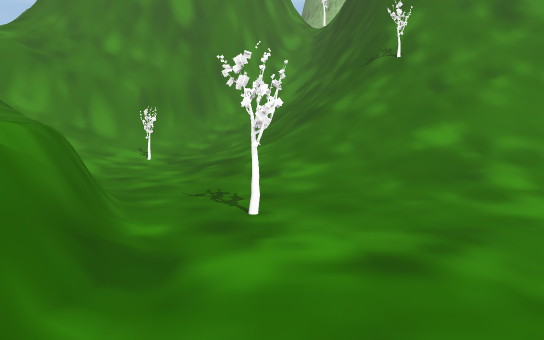
[1] (above)

15 first-person views from a walk through a Unity game level. The camera is 1.3 m above the floor, tilts 4° down and sees 70° across. The floor is counted in squares, 2 m on a side. Each view is taken from the middle of a square. On the plan, view 1 faces up. The plan holds only what a view shows up to about 11 squares ahead; the rest is blank. The place goes on beyond the plan. The player is left out. Some animated figures are left out. Some surface patterns are stand-ins.

[2]
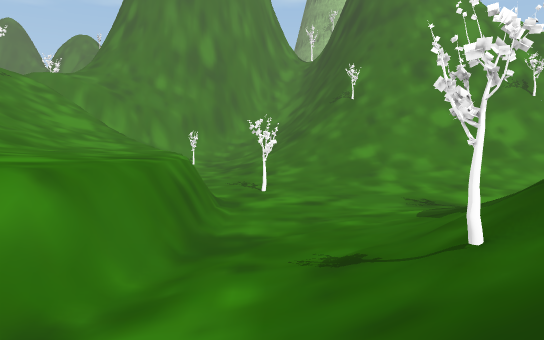

[3]
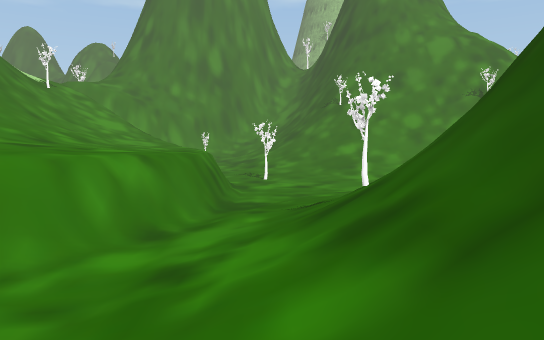

[4]
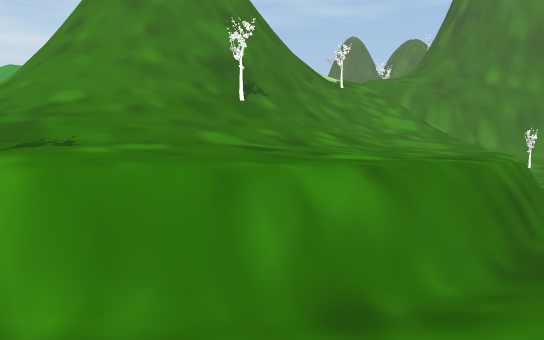

[5]
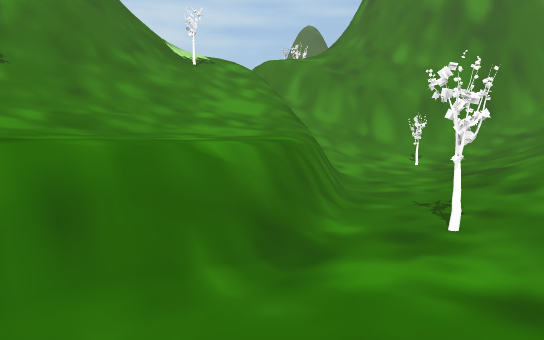

[6]
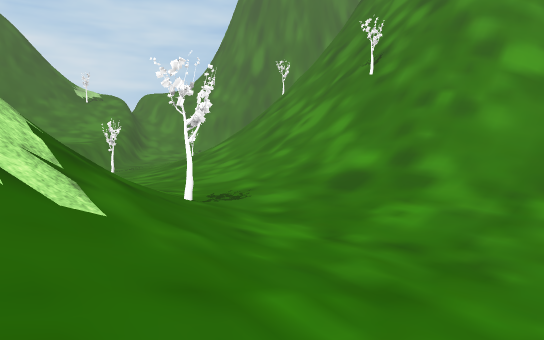

[7]
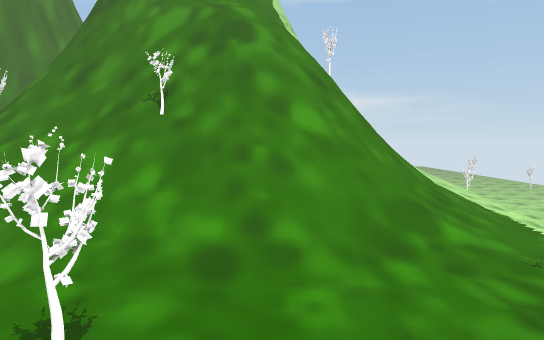

[8]
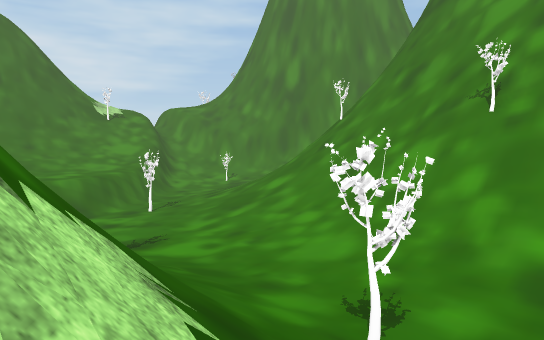

[9]
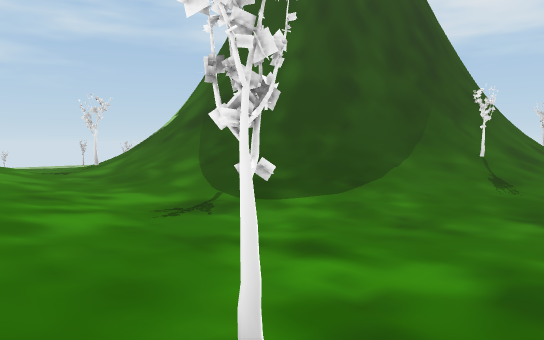

[10]
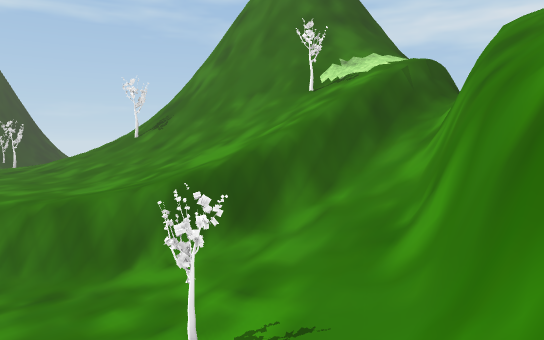

[11]
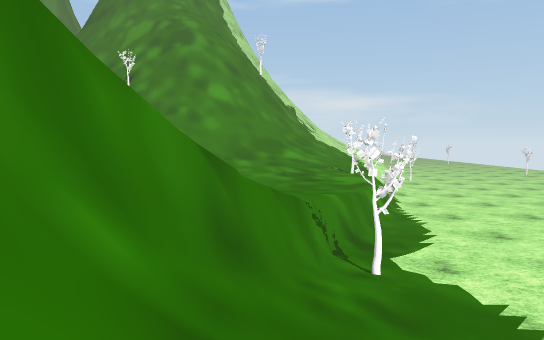

[12]
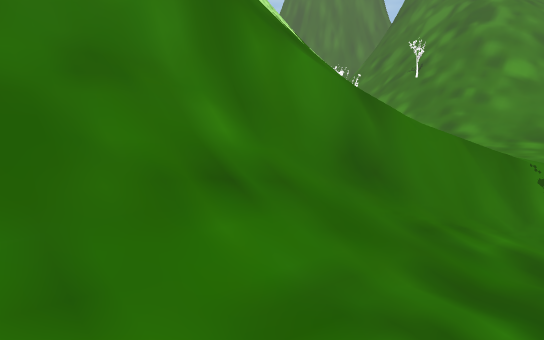

[13]
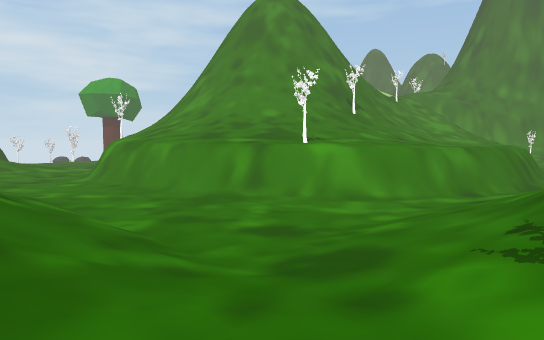

[14]
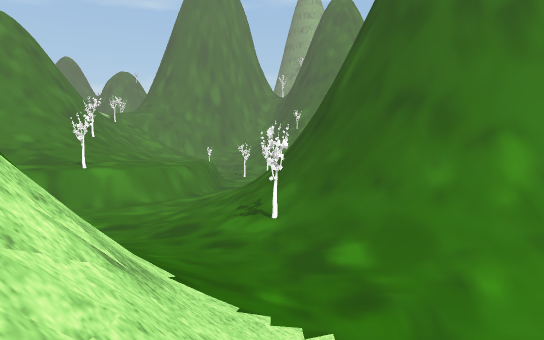

[15]
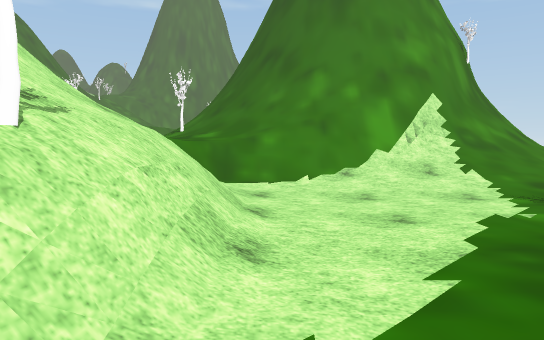

### Floor plan
Key: @ floor where view 1 was taken; # wall or solid block; . main floor; : floor 0.25 m higher than the main floor; + floor 0.5 m higher than the main floor; * floor 0.75 m higher than the main floor; - floor 0.75 m lower than the main floor; % floor 1 m higher than the main floor; _ floor 1 m lower than the main floor; & floor 3.75 m higher than the main floor; $ floor 4.5 m higher than the main floor; / step, stairs or slope; = window, fence, low wall or low ledge; ^ raised ledge; T tree; O other object.
Columns run from 11 left of view 1 to 11 right of it. Each row starts with its distance up from view 1.
  9         ##///##
  8     ^####%///###     #
  7    /$////T*//&###   ##/
  6    #^^^=*++////=#####//
  5     ^T^^#++//////T##///
  4     #^^^^^::+//////////
  3     ##^^^^/T::+++////+O
  2     ####^^^...::++++::.
  1      ###^^^..:+///T+:..
  0        #^^^@:////////:=
 -1        #^^^://#####//+/
 -2        ^^^/+T###    /=T
 -3       #^^^.//##     #=/
 -4       ^T^../=#      #/-
 -5   #####/...//#      #/-
 -6 :..........//##
 -7 +..........+/###  ##/
 -8     .:////++T/#####//
 -9          //+++//##//
-10            /+=/=///
-11            #//----_
-12            #//___
-13             //___
-14             //-__
-15              T__
-16               _

Positions as (right, up) in squares from view 1, and headings:
1: (0, 0), facing up
2: (0, -4), facing up
3: (0, -6), facing up
4: (0, -4), facing up-left
5: (1, 0), facing up-left
6: (10, -1), facing up-left
7: (8, -1), facing up
8: (8, -1), facing up-left
9: (-1, 4), facing down-right
10: (-1, 9), facing down-left
11: (10, -5), facing up
12: (11, -5), facing up-left
13: (1, -9), facing up-left
14: (1, -13), facing up
15: (3, -16), facing up
